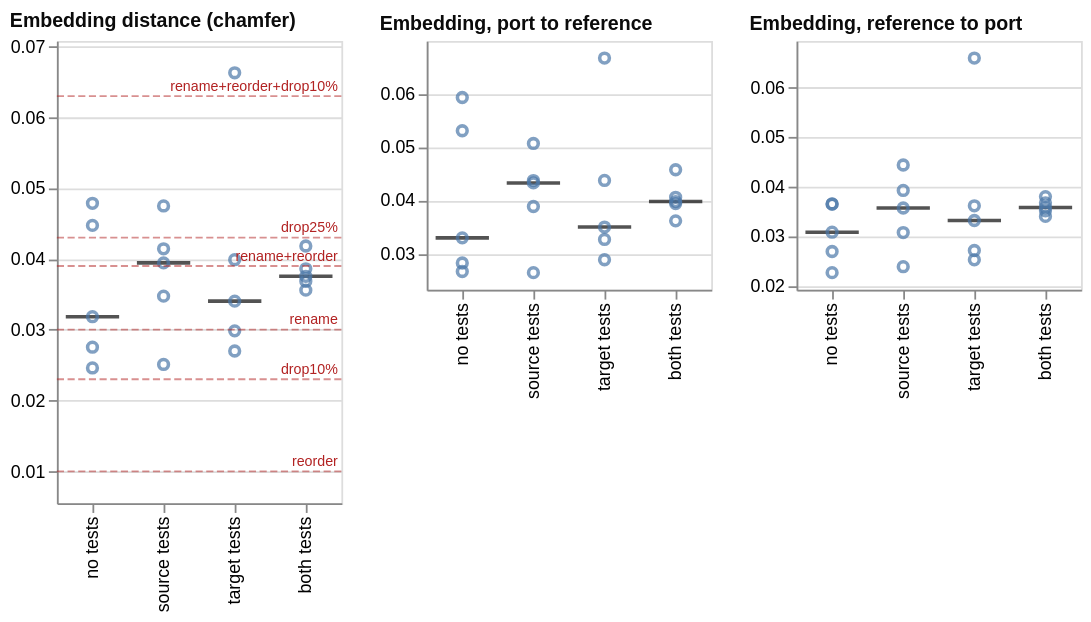

Write the Vega-Lite specification saved for this chart.
### Vega-Lite specification from a JSON file in a GitHub repository (floating-point values rounded to 4 significant figures)
{"config": {"view": {"continuousWidth": 300, "continuousHeight": 300}}, "concat": [{"layer": [{"data": {"name": "data-083b46e851b8531b2d4c180e18873de8"}, "mark": {"type": "tick", "color": "#0b0b0b", "opacity": 0.7, "size": 30, "thickness": 2}, "encoding": {"x": {"field": "condition", "scale": {"paddingInner": 0.25, "paddingOuter": 0.125}, "sort": ["no tests", "source tests", "target tests", "both tests"], "title": null, "type": "nominal"}, "y": {"aggregate": "median", "field": "value", "scale": {"domain": [0.005496, 0.0708], "nice": false}, "title": null, "type": "quantitative"}}}, {"data": {"name": "data-083b46e851b8531b2d4c180e18873de8"}, "mark": {"type": "point"}, "encoding": {"x": {"field": "condition", "scale": {"paddingInner": 0.25, "paddingOuter": 0.125}, "sort": ["no tests", "source tests", "target tests", "both tests"], "title": null, "type": "nominal"}, "xOffset": {"field": "nudge", "scale": {"domain": [-1.0, 1.0], "range": [9.0, 21.0]}, "title": null, "type": "quantitative"}, "y": {"field": "value", "scale": {"domain": [0.005496, 0.0708], "nice": false}, "type": "quantitative"}}}, {"data": {"name": "data-083b46e851b8531b2d4c180e18873de8"}, "mark": {"type": "rule"}, "encoding": {"y": {"aggregate": "median", "field": "reference", "scale": {"domain": [0.005496, 0.0708], "nice": false}, "type": "quantitative"}}, "transform": [{"filter": {"field": "reference", "valid": true}}]}, {"data": {"name": "data-3fe7fed6b55929babe2a09421447d04a"}, "mark": {"type": "rule", "color": "firebrick", "opacity": 0.5, "strokeDash": [4, 2]}, "encoding": {"y": {"field": "level", "scale": {"domain": [0.005496, 0.0708], "nice": false}, "title": null, "type": "quantitative"}}}, {"data": {"name": "data-3fe7fed6b55929babe2a09421447d04a"}, "mark": {"type": "text", "align": "right", "baseline": "bottom", "color": "firebrick", "dy": -1, "fontSize": 8}, "encoding": {"text": {"field": "label", "type": "nominal"}, "x": {"value": 158}, "y": {"field": "level", "scale": {"domain": [0.005496, 0.0708], "nice": false}, "title": null, "type": "quantitative"}}}], "height": 260, "title": {"text": "Embedding distance (chamfer)", "anchor": "start", "color": "#0b0b0b", "fontSize": 11}, "width": 160}, {"layer": [{"mark": {"type": "tick", "color": "#0b0b0b", "opacity": 0.7, "size": 30, "thickness": 2}, "encoding": {"x": {"field": "condition", "scale": {"paddingInner": 0.25, "paddingOuter": 0.125}, "sort": ["no tests", "source tests", "target tests", "both tests"], "title": null, "type": "nominal"}, "y": {"aggregate": "median", "field": "value", "scale": {"domain": [0.02318, 0.06988], "nice": false}, "title": null, "type": "quantitative"}}}, {"mark": {"type": "point"}, "encoding": {"x": {"field": "condition", "scale": {"paddingInner": 0.25, "paddingOuter": 0.125}, "sort": ["no tests", "source tests", "target tests", "both tests"], "title": null, "type": "nominal"}, "xOffset": {"field": "nudge", "scale": {"domain": [-1.0, 1.0], "range": [9.0, 21.0]}, "title": null, "type": "quantitative"}, "y": {"field": "value", "scale": {"domain": [0.02318, 0.06988], "nice": false}, "type": "quantitative"}}}, {"mark": {"type": "rule"}, "encoding": {"y": {"aggregate": "median", "field": "reference", "scale": {"domain": [0.02318, 0.06988], "nice": false}, "type": "quantitative"}}, "transform": [{"filter": {"field": "reference", "valid": true}}]}], "data": {"name": "data-86dfdac185dbc6f59a9f2d01c93095c0"}, "height": 140, "title": {"text": "Embedding, port to reference", "anchor": "start", "color": "#0b0b0b", "fontSize": 11}, "width": 160}, {"layer": [{"mark": {"type": "tick", "color": "#0b0b0b", "opacity": 0.7, "size": 30, "thickness": 2}, "encoding": {"x": {"field": "condition", "scale": {"paddingInner": 0.25, "paddingOuter": 0.125}, "sort": ["no tests", "source tests", "target tests", "both tests"], "title": null, "type": "nominal"}, "y": {"aggregate": "median", "field": "value", "scale": {"domain": [0.01911, 0.0694], "nice": false}, "title": null, "type": "quantitative"}}}, {"mark": {"type": "point"}, "encoding": {"x": {"field": "condition", "scale": {"paddingInner": 0.25, "paddingOuter": 0.125}, "sort": ["no tests", "source tests", "target tests", "both tests"], "title": null, "type": "nominal"}, "xOffset": {"field": "nudge", "scale": {"domain": [-1.0, 1.0], "range": [9.0, 21.0]}, "title": null, "type": "quantitative"}, "y": {"field": "value", "scale": {"domain": [0.01911, 0.0694], "nice": false}, "type": "quantitative"}}}, {"mark": {"type": "rule"}, "encoding": {"y": {"aggregate": "median", "field": "reference", "scale": {"domain": [0.01911, 0.0694], "nice": false}, "type": "quantitative"}}, "transform": [{"filter": {"field": "reference", "valid": true}}]}], "data": {"name": "data-f4ebab96d0929e649933b70e1937d463"}, "height": 140, "title": {"text": "Embedding, reference to port", "anchor": "start", "color": "#0b0b0b", "fontSize": 11}, "width": 160}], "columns": 4, "$schema": "https://vega.github.io/schema/vega-lite/v6.4.1.json", "datasets": {"data-083b46e851b8531b2d4c180e18873de8": [{"condition": "no tests", "layout": "kept the file layout", "metric": "chamfer_distance", "value": 0.03184, "reference": null, "nudge": 0.0}, {"condition": "no tests", "layout": "kept the file layout", "metric": "chamfer_distance", "value": 0.04474, "reference": null, "nudge": 0.0}, {"condition": "no tests", "layout": "kept the file layout", "metric": "chamfer_distance", "value": 0.04785, "reference": null, "nudge": 0.0}, {"condition": "no tests", "layout": "kept the file layout", "metric": "chamfer_distance", "value": 0.02753, "reference": null, "nudge": 0.0}, {"condition": "no tests", "layout": "kept the file layout", "metric": "chamfer_distance", "value": 0.0246, "reference": null, "nudge": 0.0}, {"condition": "source tests", "layout": "kept the file layout", "metric": "chamfer_distance", "value": 0.02509, "reference": null, "nudge": 0.0}, {"condition": "source tests", "layout": "kept the file layout", "metric": "chamfer_distance", "value": 0.03474, "reference": null, "nudge": 0.0}, {"condition": "source tests", "layout": "kept the file layout", "metric": "chamfer_distance", "value": 0.04143, "reference": null, "nudge": 0.0}, {"condition": "source tests", "layout": "kept the file layout", "metric": "chamfer_distance", "value": 0.03944, "reference": null, "nudge": 0.0}, {"condition": "source tests", "layout": "kept the file layout", "metric": "chamfer_distance", "value": 0.04748, "reference": null, "nudge": 0.0}, {"condition": "target tests", "layout": "kept the file layout", "metric": "chamfer_distance", "value": 0.02699, "reference": null, "nudge": 0.0}, {"condition": "target tests", "layout": "kept the file layout", "metric": "chamfer_distance", "value": 0.03989, "reference": null, "nudge": 0.0}, {"condition": "target tests", "layout": "kept the file layout", "metric": "chamfer_distance", "value": 0.06629, "reference": null, "nudge": 0.0}, {"condition": "target tests", "layout": "kept the file layout", "metric": "chamfer_distance", "value": 0.03403, "reference": null, "nudge": 0.0}, {"condition": "target tests", "layout": "kept the file layout", "metric": "chamfer_distance", "value": 0.02984, "reference": null, "nudge": 0.0}, {"condition": "both tests", "layout": "kept the file layout", "metric": "chamfer_distance", "value": 0.03559, "reference": null, "nudge": 0.0}, {"condition": "both tests", "layout": "kept the file layout", "metric": "chamfer_distance", "value": 0.03684, "reference": null, "nudge": 0.0}, {"condition": "both tests", "layout": "kept the file layout", "metric": "chamfer_distance", "value": 0.04182, "reference": null, "nudge": 0.0}, {"condition": "both tests", "layout": "kept the file layout", "metric": "chamfer_distance", "value": 0.0386, "reference": null, "nudge": 0.0}, {"condition": "both tests", "layout": "kept the file layout", "metric": "chamfer_distance", "value": 0.03754, "reference": null, "nudge": 0.0}], "data-3fe7fed6b55929babe2a09421447d04a": [{"label": "reorder", "level": 0.01}, {"label": "drop10%", "level": 0.023}, {"label": "rename", "level": 0.03}, {"label": "rename+reorder", "level": 0.039}, {"label": "drop25%", "level": 0.043}, {"label": "rename+reorder+drop10%", "level": 0.063}], "data-86dfdac185dbc6f59a9f2d01c93095c0": [{"condition": "no tests", "layout": "kept the file layout", "metric": "chamfer_a_to_b", "value": 0.03293, "reference": null, "nudge": 0.0}, {"condition": "no tests", "layout": "kept the file layout", "metric": "chamfer_a_to_b", "value": 0.05302, "reference": null, "nudge": 0.0}, {"condition": "no tests", "layout": "kept the file layout", "metric": "chamfer_a_to_b", "value": 0.05926, "reference": null, "nudge": 0.0}, {"condition": "no tests", "layout": "kept the file layout", "metric": "chamfer_a_to_b", "value": 0.02821, "reference": null, "nudge": 0.0}, {"condition": "no tests", "layout": "kept the file layout", "metric": "chamfer_a_to_b", "value": 0.02661, "reference": null, "nudge": 0.0}, {"condition": "source tests", "layout": "kept the file layout", "metric": "chamfer_a_to_b", "value": 0.0264, "reference": null, "nudge": 0.0}, {"condition": "source tests", "layout": "kept the file layout", "metric": "chamfer_a_to_b", "value": 0.03881, "reference": null, "nudge": 0.0}, {"condition": "source tests", "layout": "kept the file layout", "metric": "chamfer_a_to_b", "value": 0.04368, "reference": null, "nudge": 0.0}, {"condition": "source tests", "layout": "kept the file layout", "metric": "chamfer_a_to_b", "value": 0.04324, "reference": null, "nudge": 0.0}, {"condition": "source tests", "layout": "kept the file layout", "metric": "chamfer_a_to_b", "value": 0.05064, "reference": null, "nudge": 0.0}, {"condition": "target tests", "layout": "kept the file layout", "metric": "chamfer_a_to_b", "value": 0.02882, "reference": null, "nudge": 0.0}, {"condition": "target tests", "layout": "kept the file layout", "metric": "chamfer_a_to_b", "value": 0.0437, "reference": null, "nudge": 0.0}, {"condition": "target tests", "layout": "kept the file layout", "metric": "chamfer_a_to_b", "value": 0.06666, "reference": null, "nudge": 0.0}, {"condition": "target tests", "layout": "kept the file layout", "metric": "chamfer_a_to_b", "value": 0.03495, "reference": null, "nudge": 0.0}, {"condition": "target tests", "layout": "kept the file layout", "metric": "chamfer_a_to_b", "value": 0.03263, "reference": null, "nudge": 0.0}, {"condition": "both tests", "layout": "kept the file layout", "metric": "chamfer_a_to_b", "value": 0.03612, "reference": null, "nudge": 0.0}, {"condition": "both tests", "layout": "kept the file layout", "metric": "chamfer_a_to_b", "value": 0.03973, "reference": null, "nudge": 0.0}, {"condition": "both tests", "layout": "kept the file layout", "metric": "chamfer_a_to_b", "value": 0.04571, "reference": null, "nudge": 0.0}, {"condition": "both tests", "layout": "kept the file layout", "metric": "chamfer_a_to_b", "value": 0.04053, "reference": null, "nudge": 0.0}, {"condition": "both tests", "layout": "kept the file layout", "metric": "chamfer_a_to_b", "value": 0.03935, "reference": null, "nudge": 0.0}], "data-f4ebab96d0929e649933b70e1937d463": [{"condition": "no tests", "layout": "kept the file layout", "metric": "chamfer_b_to_a", "value": 0.03075, "reference": null, "nudge": 0.0}, {"condition": "no tests", "layout": "kept the file layout", "metric": "chamfer_b_to_a", "value": 0.03645, "reference": null, "nudge": 0.0}, {"condition": "no tests", "layout": "kept the file layout", "metric": "chamfer_b_to_a", "value": 0.03644, "reference": null, "nudge": 0.0}, {"condition": "no tests", "layout": "kept the file layout", "metric": "chamfer_b_to_a", "value": 0.02685, "reference": null, "nudge": 0.0}, {"condition": "no tests", "layout": "kept the file layout", "metric": "chamfer_b_to_a", "value": 0.02258, "reference": null, "nudge": 0.0}, {"condition": "source tests", "layout": "kept the file layout", "metric": "chamfer_b_to_a", "value": 0.02378, "reference": null, "nudge": 0.0}, {"condition": "source tests", "layout": "kept the file layout", "metric": "chamfer_b_to_a", "value": 0.03068, "reference": null, "nudge": 0.0}, {"condition": "source tests", "layout": "kept the file layout", "metric": "chamfer_b_to_a", "value": 0.03918, "reference": null, "nudge": 0.0}, {"condition": "source tests", "layout": "kept the file layout", "metric": "chamfer_b_to_a", "value": 0.03564, "reference": null, "nudge": 0.0}, {"condition": "source tests", "layout": "kept the file layout", "metric": "chamfer_b_to_a", "value": 0.04433, "reference": null, "nudge": 0.0}, {"condition": "target tests", "layout": "kept the file layout", "metric": "chamfer_b_to_a", "value": 0.02517, "reference": null, "nudge": 0.0}, {"condition": "target tests", "layout": "kept the file layout", "metric": "chamfer_b_to_a", "value": 0.03608, "reference": null, "nudge": 0.0}, {"condition": "target tests", "layout": "kept the file layout", "metric": "chamfer_b_to_a", "value": 0.06593, "reference": null, "nudge": 0.0}, {"condition": "target tests", "layout": "kept the file layout", "metric": "chamfer_b_to_a", "value": 0.03311, "reference": null, "nudge": 0.0}, {"condition": "target tests", "layout": "kept the file layout", "metric": "chamfer_b_to_a", "value": 0.02705, "reference": null, "nudge": 0.0}, {"condition": "both tests", "layout": "kept the file layout", "metric": "chamfer_b_to_a", "value": 0.03506, "reference": null, "nudge": 0.0}, {"condition": "both tests", "layout": "kept the file layout", "metric": "chamfer_b_to_a", "value": 0.03394, "reference": null, "nudge": 0.0}, {"condition": "both tests", "layout": "kept the file layout", "metric": "chamfer_b_to_a", "value": 0.03794, "reference": null, "nudge": 0.0}, {"condition": "both tests", "layout": "kept the file layout", "metric": "chamfer_b_to_a", "value": 0.03668, "reference": null, "nudge": 0.0}, {"condition": "both tests", "layout": "kept the file layout", "metric": "chamfer_b_to_a", "value": 0.03573, "reference": null, "nudge": 0.0}]}}
